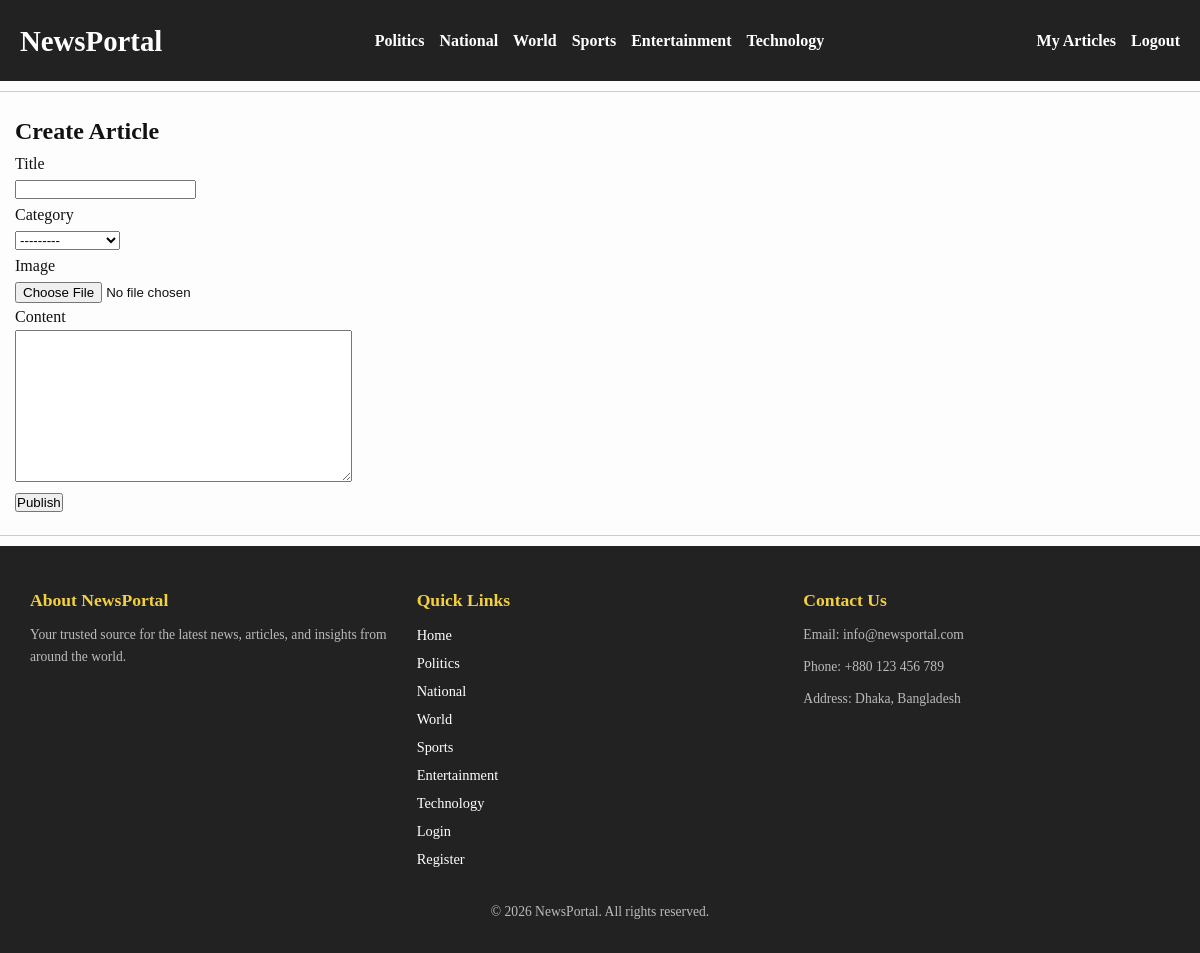
The page /articles/create/ (signed in) on the database its author committed.
### news/models.py (models this page shows)
class Category(models.Model):
    name = models.CharField(max_length=100)
    slug = models.SlugField(unique=True)
    def __str__(self):
        return self.name

### news/views.py (the view)
# urls.py: path('articles/create/', views.create_article, name='create_article'),
@login_required
def create_article(request):
    if request.method == 'POST':
        form = ArticleForm(request.POST, request.FILES)
        if form.is_valid():
            article = form.save(commit=False)
            article.author = request.user
            article.is_published = True   # publish immediately
            article.save()
            return redirect(article.get_absolute_url())
    else:
        form = ArticleForm()
    return render(request, 'news/article_form.html', {
        'form': form,
        'categories': Category.objects.all()
    })

### news/forms.py
class ArticleForm(forms.ModelForm):
    class Meta:
        model = Article
        fields = ['title', 'category', 'image', 'content', 'is_published']

### news/context_processors.py (called while the page is built)
def categories_processor(request):
    categories = Category.objects.all()
    return {
        'categories': categories
    }

### news/templates/news/article_form.html (shortened to what this page needs)
{% extends 'news/base.html' %}
{% load static %}
{% block content %}
<h2>Create Article</h2>
<form method="post" enctype="multipart/form-data">
    <div>
        <label>Title</label><br>
        {{ form.title }}
    </div>
    <div>
        <label>Category</label><br>
        {{ form.category }}
    </div>
    <div>
        <label>Image</label><br>
        {{ form.image }}
    </div>
    <div>
        <label>Content</label><br>
        {{ form.content }}
    </div>
    <button type="submit">Publish</button>
</form>
{% endblock %}

### news/templates/news/base.html (shortened to what this page needs)
{% load static %}
<!DOCTYPE html>
<html lang="en">
<head>
</head>
<body>
<header>
    <h1><a href="{% url 'home' %}">NewsPortal</a></h1>
    <nav>
        {% for cat in categories %}
            <a href="{% url 'category' cat.slug %}">{{ cat.name }}</a>
        {% endfor %}
    </nav>
    <div class="user-links">
        {% if user.is_authenticated %}
            <a href="{% url 'my_articles' %}">My Articles</a>
            <a href="{% url 'logout' %}">Logout</a>
        {% else %}
            <a href="{% url 'login' %}">Login</a>
            <a href="{% url 'register' %}">Register</a>
        {% endif %}
    </div>
</header>
<hr>
<main>
    {% block content %}{% endblock %}
</main>
<hr>
<footer>
    <div class="footer-left">
        <h4>About NewsPortal</h4>
        <p>Your trusted source for the latest news, articles, and insights from around the world.</p>
    </div>
    <div class="footer-center">
        <h4>Quick Links</h4>
        <a href="{% url 'home' %}">Home</a>
        {% for cat in categories %}
            <a href="{% url 'category' cat.slug %}">{{ cat.name }}</a>
        {% endfor %}
        <a href="{% url 'login' %}">Login</a>
        <a href="{% url 'register' %}">Register</a>
    </div>
    <div class="footer-right">
        <h4>Contact Us</h4>
        <p>Email: info@newsportal.com</p>
        <p>Phone: +880 123 456 789</p>
        <p>Address: Dhaka, Bangladesh</p>
    </div>
    <p style="flex-basis: 100%; text-align: center; margin-top: 15px;">© 2026 NewsPortal. All rights reserved.</p>
</footer>
</body>
</html>

### news/templates/news/base.html (style rules this page uses)
* { margin: 0; padding: 0; box-sizing: border-box; }
body { font-family: 'Georgia', serif; line-height: 1.6; background-color: #fdfdfd; color: #111; }
a { text-decoration: none; color: inherit; }
header { display: flex; justify-content: space-between; align-items: center; padding: 15px 20px; background-color: #222; color: #fff; flex-wrap: wrap; }
header h1 a { font-size: 1.8rem; color: #fff; font-weight: bold; }
nav { display: flex; justify-content: center; flex: 1; flex-wrap: wrap; gap: 15px; }
nav a { color: #fff; font-weight: bold; transition: color 0.3s; }
.user-links { display: flex; align-items: center; gap: 15px; }
.user-links a { color: #fff; font-weight: bold; transition: color 0.3s; }
hr { border: none; border-top: 1px solid #ccc; margin: 10px 0; }
main { max-width: 1200px; margin: 20px auto; padding: 0 15px; }
footer { background-color: #222; color: #fff; padding: 30px 20px; font-size: 0.9rem; display: flex; flex-wrap: wrap; justify-content: space-between; }
footer .footer-left, footer .footer-center, footer .footer-right { flex: 1; margin: 10px; }
footer h4 { margin-bottom: 10px; font-size: 1.1rem; color: #f4d03f; }
footer a { display: block; margin-bottom: 5px; color: #fff; transition: color 0.3s; }
footer p { margin-top: 10px; font-size: 0.85rem; color: #bbb; }

### rows shown on the page
Category: name "Politics"
Category: name "National"
Category: name "World"
Category: name "Sports"
Category: name "Entertainment"
Category: name "Technology"
